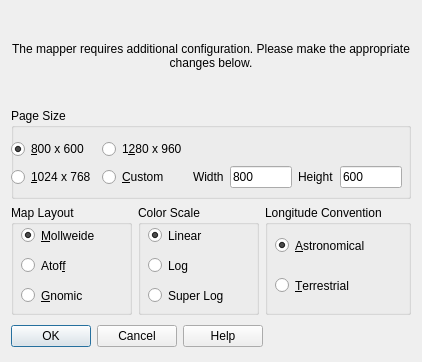
<?xml version="1.0" encoding="UTF-8"?>
<ui version="4.0">
 <class>mapperDialog</class>
 <widget class="QDialog" name="mapperDialog">
  <property name="geometry">
   <rect>
    <x>0</x>
    <y>0</y>
    <width>405</width>
    <height>362</height>
   </rect>
  </property>
  <property name="windowTitle">
   <string>Dialog</string>
  </property>
  <layout class="QVBoxLayout" name="verticalLayout">
   <item>
    <widget class="QLabel" name="title">
     <property name="minimumSize">
      <size>
       <width>400</width>
       <height>40</height>
      </size>
     </property>
     <property name="text">
      <string>&lt;html&gt;&lt;head/&gt;&lt;body&gt;&lt;p&gt;The mapper requires additional configuration. Please make the appropriate changes below.&lt;/p&gt;&lt;/body&gt;&lt;/html&gt;</string>
     </property>
     <property name="alignment">
      <set>Qt::AlignCenter</set>
     </property>
     <property name="wordWrap">
      <bool>true</bool>
     </property>
    </widget>
   </item>
   <item>
    <widget class="QGroupBox" name="pageBox">
     <property name="minimumSize">
      <size>
       <width>400</width>
       <height>90</height>
      </size>
     </property>
     <property name="title">
      <string>Page Size</string>
     </property>
     <widget class="QWidget" name="layoutWidget">
      <property name="geometry">
       <rect>
        <x>0</x>
        <y>30</y>
        <width>391</width>
        <height>51</height>
       </rect>
      </property>
      <layout class="QGridLayout" name="gridLayout">
       <item row="0" column="0">
        <widget class="QRadioButton" name="smallSizeButton">
         <property name="text">
          <string>&amp;800 x 600</string>
         </property>
         <property name="checked">
          <bool>true</bool>
         </property>
        </widget>
       </item>
       <item row="0" column="1">
        <widget class="QRadioButton" name="largeSizeButton">
         <property name="text">
          <string>1&amp;280 x 960</string>
         </property>
        </widget>
       </item>
       <item row="1" column="0">
        <widget class="QRadioButton" name="mediumSizeButton">
         <property name="text">
          <string>&amp;1024 x 768</string>
         </property>
        </widget>
       </item>
       <item row="1" column="1">
        <widget class="QRadioButton" name="customSizeButton">
         <property name="text">
          <string>&amp;Custom</string>
         </property>
        </widget>
       </item>
       <item row="1" column="2">
        <layout class="QHBoxLayout" name="customSizeLayout">
         <item>
          <widget class="QLabel" name="widthLabel">
           <property name="text">
            <string>Width</string>
           </property>
          </widget>
         </item>
         <item>
          <widget class="QLineEdit" name="widthValue">
           <property name="text">
            <string>800</string>
           </property>
          </widget>
         </item>
         <item>
          <widget class="QLabel" name="heightLabel">
           <property name="text">
            <string>Height</string>
           </property>
          </widget>
         </item>
         <item>
          <widget class="QLineEdit" name="heightValue">
           <property name="text">
            <string>600</string>
           </property>
          </widget>
         </item>
        </layout>
       </item>
      </layout>
     </widget>
    </widget>
   </item>
   <item>
    <layout class="QHBoxLayout" name="detailsLayout">
     <item>
      <widget class="QGroupBox" name="mapLayoutBox">
       <property name="minimumSize">
        <size>
         <width>100</width>
         <height>110</height>
        </size>
       </property>
       <property name="title">
        <string>Map Layout</string>
       </property>
       <widget class="QRadioButton" name="mollweideButton">
        <property name="geometry">
         <rect>
          <x>10</x>
          <y>20</y>
          <width>102</width>
          <height>21</height>
         </rect>
        </property>
        <property name="text">
         <string>&amp;Mollweide</string>
        </property>
        <property name="checked">
         <bool>true</bool>
        </property>
       </widget>
       <widget class="QRadioButton" name="gnomicButton">
        <property name="geometry">
         <rect>
          <x>10</x>
          <y>80</y>
          <width>81</width>
          <height>21</height>
         </rect>
        </property>
        <property name="text">
         <string>&amp;Gnomic</string>
        </property>
       </widget>
       <widget class="QRadioButton" name="atoffButton">
        <property name="geometry">
         <rect>
          <x>10</x>
          <y>50</y>
          <width>85</width>
          <height>21</height>
         </rect>
        </property>
        <property name="text">
         <string>Atof&amp;f</string>
        </property>
       </widget>
      </widget>
     </item>
     <item>
      <widget class="QGroupBox" name="scaleBox">
       <property name="minimumSize">
        <size>
         <width>120</width>
         <height>110</height>
        </size>
       </property>
       <property name="title">
        <string>Color Scale</string>
       </property>
       <widget class="QRadioButton" name="linearButton">
        <property name="geometry">
         <rect>
          <x>10</x>
          <y>20</y>
          <width>91</width>
          <height>21</height>
         </rect>
        </property>
        <property name="text">
         <string>Linear</string>
        </property>
        <property name="checked">
         <bool>true</bool>
        </property>
       </widget>
       <widget class="QRadioButton" name="logButton">
        <property name="geometry">
         <rect>
          <x>10</x>
          <y>50</y>
          <width>91</width>
          <height>21</height>
         </rect>
        </property>
        <property name="text">
         <string>Log</string>
        </property>
       </widget>
       <widget class="QRadioButton" name="sLogButton">
        <property name="geometry">
         <rect>
          <x>10</x>
          <y>80</y>
          <width>91</width>
          <height>21</height>
         </rect>
        </property>
        <property name="text">
         <string>Super Log</string>
        </property>
       </widget>
      </widget>
     </item>
     <item>
      <widget class="QGroupBox" name="longBox">
       <property name="minimumSize">
        <size>
         <width>100</width>
         <height>100</height>
        </size>
       </property>
       <property name="title">
        <string>Longitude Convention</string>
       </property>
       <widget class="QRadioButton" name="astroButton">
        <property name="geometry">
         <rect>
          <x>10</x>
          <y>30</y>
          <width>111</width>
          <height>21</height>
         </rect>
        </property>
        <property name="text">
         <string>&amp;Astronomical</string>
        </property>
        <property name="checked">
         <bool>true</bool>
        </property>
       </widget>
       <widget class="QRadioButton" name="terrestrialButton">
        <property name="geometry">
         <rect>
          <x>10</x>
          <y>70</y>
          <width>102</width>
          <height>21</height>
         </rect>
        </property>
        <property name="text">
         <string>&amp;Terrestrial</string>
        </property>
       </widget>
      </widget>
     </item>
    </layout>
   </item>
   <item>
    <layout class="QHBoxLayout" name="buttonLayout">
     <item>
      <widget class="QDialogButtonBox" name="buttonBox">
       <property name="minimumSize">
        <size>
         <width>240</width>
         <height>30</height>
        </size>
       </property>
       <property name="orientation">
        <enum>Qt::Horizontal</enum>
       </property>
       <property name="standardButtons">
        <set>QDialogButtonBox::Cancel|QDialogButtonBox::Help|QDialogButtonBox::Ok</set>
       </property>
      </widget>
     </item>
     <item>
      <spacer name="horizontalSpacer_2">
       <property name="orientation">
        <enum>Qt::Horizontal</enum>
       </property>
       <property name="sizeHint" stdset="0">
        <size>
         <width>40</width>
         <height>20</height>
        </size>
       </property>
      </spacer>
     </item>
    </layout>
   </item>
  </layout>
 </widget>
 <resources/>
 <connections>
  <connection>
   <sender>buttonBox</sender>
   <signal>accepted()</signal>
   <receiver>mapperDialog</receiver>
   <slot>accept()</slot>
   <hints>
    <hint type="sourcelabel">
     <x>248</x>
     <y>254</y>
    </hint>
    <hint type="destinationlabel">
     <x>157</x>
     <y>274</y>
    </hint>
   </hints>
  </connection>
  <connection>
   <sender>buttonBox</sender>
   <signal>rejected()</signal>
   <receiver>mapperDialog</receiver>
   <slot>reject()</slot>
   <hints>
    <hint type="sourcelabel">
     <x>316</x>
     <y>260</y>
    </hint>
    <hint type="destinationlabel">
     <x>286</x>
     <y>274</y>
    </hint>
   </hints>
  </connection>
 </connections>
</ui>
